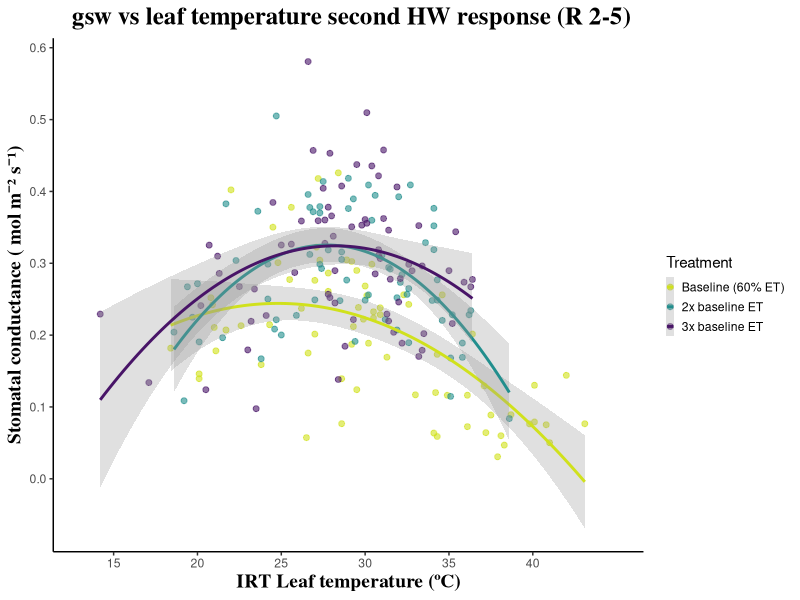
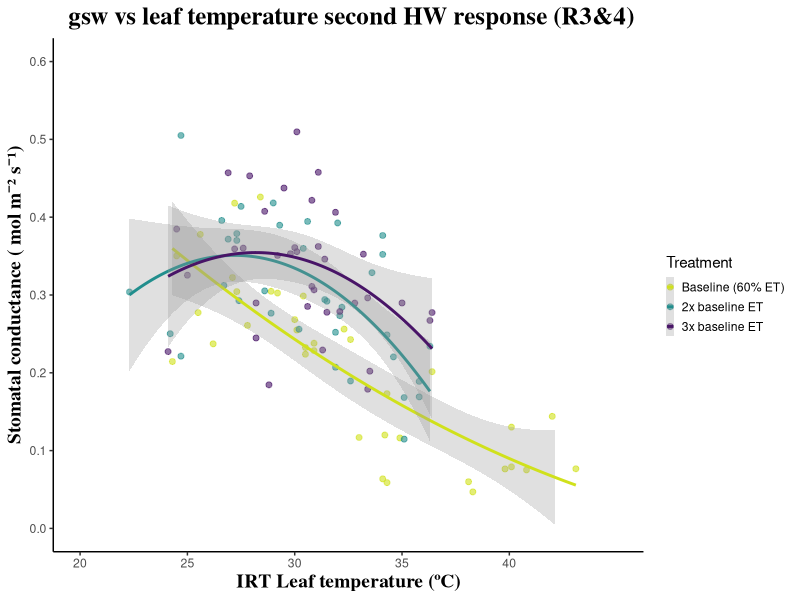
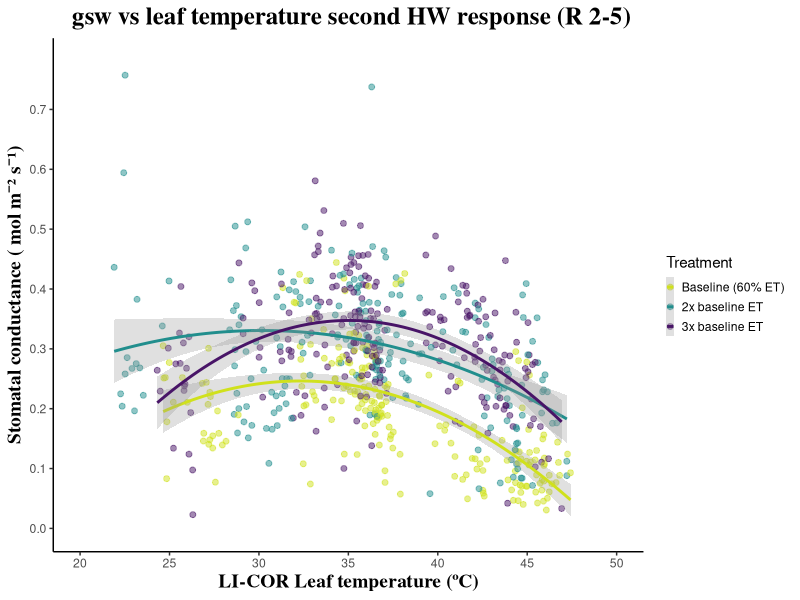
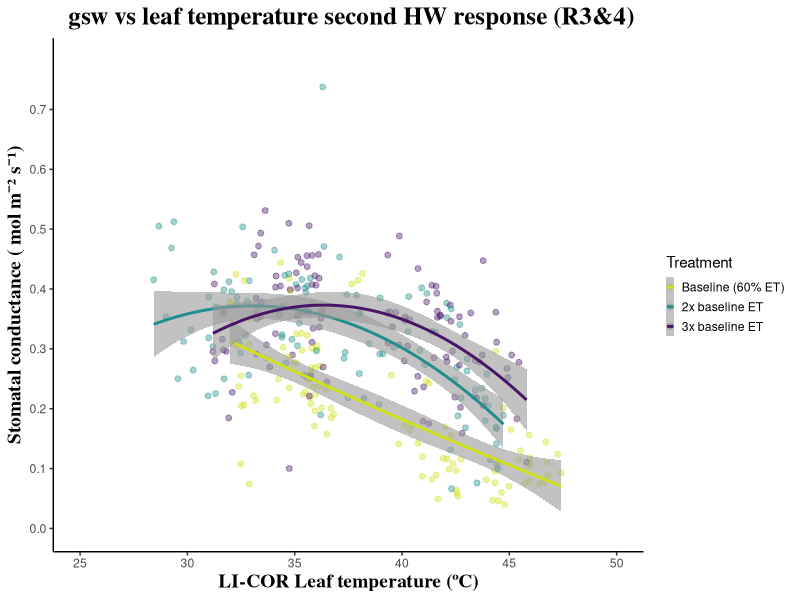

Write the R code that produced these figures, in order. (Note: this script raises an error after producing the figures.)
library(grDevices)
library(tidyverse)
library(lubridate)
library(ggplot2)

diurnals_borden_hills_2019 <-read.csv("data_output/diurnals_2019_old_and_new_blocks_cleaned_no_NAs.csv", header = TRUE)

diurnals_borden_hills_2019$round<-format(diurnals_borden_hills_2019$round)
diurnals_borden_hills_2019$round<-as.numeric(as.factor(diurnals_borden_hills_2019$round))

str(diurnals_borden_hills_2019$round)

str(diurnals_borden_hills_2019)

diurnals_2019_gsw_vs_leafT <- diurnals_borden_hills_2019 %>%
  mutate(time = hhmmss) %>%
  select(-hhmmss) %>%
  filter(!is.na(time)) %>%
  filter(!is.na(leaf_temp_C)) %>%
  filter(!leaf_temp_C == "-")


diurnals_2019_gsw_vs_leafT$time<- format(strptime(diurnals_2019_gsw_vs_leafT$time,"%H:%M:%S"), format = "%H:%M", tz = "America_Los_Angeles")

diurnals_2019_gsw_vs_leafT$datetime <- paste(diurnals_2019_gsw_vs_leafT$date, " ", diurnals_2019_gsw_vs_leafT$time, sep = "")

glimpse(diurnals_2019_gsw_vs_leafT) 

diurnals_2019_gsw_vs_leafT$datetime <- mdy_hm(diurnals_2019_gsw_vs_leafT$datetime, tz = "UTC")

str(diurnals_2019_gsw_vs_leafT)

tz(diurnals_2019_gsw_vs_leafT$datetime)

tz(diurnals_2019_gsw_vs_leafT$time)

diurnals_2019_gsw_vs_leafT$leaf_temp_C <- format(diurnals_2019_gsw_vs_leafT $leaf_temp_C)
diurnals_2019_gsw_vs_leafT$leaf_temp_C<-as.numeric(diurnals_2019_gsw_vs_leafT$leaf_temp_C)

str(diurnals_2019_gsw_vs_leafT$datetime)

str(diurnals_2019_gsw_vs_leafT$leaf_temp_C)
####Plotting  A vs IRT leaf T FISRT HW round 2-5 ####

diurnals_2019_gsw_vs_leafT_second_HW<- diurnals_2019_gsw_vs_leafT %>%
  filter(!is.na(leaf_temp_C)) %>%
  select(datetime, day, leaf_temp_C, gsw, pixel_number, round, treatment, Rep, BH_Leaf, BH_Block, BH_Vine) %>%
  filter(day < 233) %>%
  filter(day > 214) %>%
  filter(gsw < 1)

write.csv(diurnals_2019_gsw_vs_leafT_second_HW,"data_output/diurnals_2019_gsw_vs_leafT_second_HW")

str(diurnals_2019_gsw_vs_leafT_second_HW$leaf_temp_C)

se <- function(x) sqrt(var(x)/length(x))


diurnals_2019_gsw_vs_leafT_second_HW$treatment<-format(diurnals_2019_gsw_vs_leafT_second_HW$treatment)
as.character(diurnals_2019_gsw_vs_leafT_second_HW$treatment)

diurnals_2019_gsw_vs_leafT_second_HW$treatment<- reorder(diurnals_2019_gsw_vs_leafT_second_HW$treatment, diurnals_2019_gsw_vs_leafT_second_HW$leaf_temp_C)

str(diurnals_2019_gsw_vs_leafT_second_HW$treatment)

diurnals_2019_gsw_vs_leafT_second_HW$Rep<-format(diurnals_2019_gsw_vs_leafT_second_HW$Rep)
as.character(diurnals_2019_gsw_vs_leafT_second_HW$Rep)

diurnals_2019_gsw_vs_leafT_second_HW$treatment<-format(diurnals_2019_gsw_vs_leafT_second_HW$treatment)
as.character(diurnals_2019_gsw_vs_leafT_second_HW$treatment)

str(diurnals_2019_gsw_vs_leafT_second_HW$treatment)



## Plot second HW RESPONSE
gsw_vs_leafT_IRT_second_HW <-ggplot(diurnals_2019_gsw_vs_leafT_second_HW, aes(leaf_temp_C, gsw, group = treatment, color = treatment)) +
  geom_point(alpha =0.6, size = 1.7 ) + 
  stat_smooth(aes(y = gsw, group = treatment, color = treatment),method = "lm", formula = y ~ x + I(x^2), size = 1, alpha =0.3) +
  theme_classic() +
  scale_colour_viridis_d(direction = -1, begin = 0.05, end = 0.93, name = "Treatment", labels = c("Baseline (60% ET)", "2x baseline ET", "3x baseline ET"))+
  ylab ("Stomatal conductance ( mol m⁻² s⁻¹)") +
  ggtitle( " gsw vs leaf temperature second HW response (R 2-5)") +
  theme(plot.title = element_text(hjust = 0.5, size = 18, face = "bold", family = "serif")) +
  xlab("IRT Leaf temperature (ºC)") +
  theme(axis.title.y = element_text(size=14, face = "bold", family = "serif")) +
  theme(axis.title.x = element_text(size=14,face = "bold", family = "serif")) +
  theme(legend.key.size = unit (0.5, "cm")) +
  theme(legend.key.width = unit(0.2,"cm"))+
  theme(legend.justification = "center")+
  theme(legend.position = "right") +
  theme(legend.title.align = 0)+
  scale_x_continuous(breaks=seq(15,40,5), limits = c (13,45)) +
  scale_y_continuous(breaks=seq(0,0.6,0.1))


ggsave(gsw_vs_leafT_IRT_second_HW, filename = "figures/gsw_vs_leafT_IRT_second_HW.pdf", device = cairo_pdf, 
       width = 8, height = 6)
####Plotting  A vs IRT leaf T FISRT HW round 3-4 ####

diurnals_2019_gsw_vs_leafT_second_HW_R_3_4<- diurnals_2019_gsw_vs_leafT %>%
  filter(!is.na(leaf_temp_C)) %>%
  select(datetime, day, leaf_temp_C, gsw, pixel_number, round, treatment, Rep, BH_Leaf, BH_Block, BH_Vine) %>%
  filter(day < 233) %>%
  filter(day > 214) %>%
  filter(round > 2 ) %>%
  filter(round < 5)


str(diurnals_2019_gsw_vs_leafT_second_HW_R_3_4$leaf_temp_C)

diurnals_2019_gsw_vs_leafT_second_HW_R_3_4$treatment<-format(diurnals_2019_gsw_vs_leafT_second_HW_R_3_4$treatment)
as.character(diurnals_2019_gsw_vs_leafT_second_HW_R_3_4$treatment)

diurnals_2019_gsw_vs_leafT_second_HW_R_3_4$treatment<- reorder(diurnals_2019_gsw_vs_leafT_second_HW_R_3_4$treatment, diurnals_2019_gsw_vs_leafT_second_HW_R_3_4$leaf_temp_C)

str(diurnals_2019_gsw_vs_leafT_second_HW_R_3_4$treatment)

diurnals_2019_gsw_vs_leafT_second_HW_R_3_4$Rep<-format(diurnals_2019_gsw_vs_leafT_second_HW_R_3_4$Rep)
as.character(diurnals_2019_gsw_vs_leafT_second_HW_R_3_4$Rep)

str(diurnals_2019_gsw_vs_leafT_second_HW_R_3_4$treatment)

diurnals_2019_gsw_vs_leafT_second_HW_R_3_4$treatment<-format(diurnals_2019_gsw_vs_leafT_second_HW_R_3_4$treatment)
as.character(diurnals_2019_gsw_vs_leafT_second_HW_R_3_4$treatment)

## Plot second HW RESPONSE
gsw_vs_leafT_IRT_second_HW_r_3_4 <-ggplot(diurnals_2019_gsw_vs_leafT_second_HW_R_3_4, aes(leaf_temp_C, gsw, group = treatment, color = treatment)) +
  geom_point(alpha =0.6, size = 1.7 ) + 
  stat_smooth(aes(y = gsw, group = treatment, color = treatment),method = "lm", formula = y ~ x + I(x^2), size = 1, alpha =0.3) +
  theme_classic() +
  scale_colour_viridis_d(direction = -1, begin = 0.05, end = 0.93, name = "Treatment", labels = c("Baseline (60% ET)", "2x baseline ET", "3x baseline ET"))+
  ylab ("Stomatal conductance ( mol m⁻² s⁻¹)") +
  ggtitle( " gsw vs leaf temperature second HW response (R3&4)") +
  theme(plot.title = element_text(hjust = 0.5, size = 18, face = "bold", family = "serif")) +
  xlab("IRT Leaf temperature (ºC)") +
  theme(axis.title.y = element_text(size=14, face = "bold", family = "serif")) +
  theme(axis.title.x = element_text(size=14,face = "bold", family = "serif")) +
  theme(legend.key.size = unit (0.5, "cm")) +
  theme(legend.key.width = unit(0.2,"cm"))+
  theme(legend.justification = "center")+
  theme(legend.position = "right") +
  theme(legend.title.align = 0)+
  scale_x_continuous(breaks=seq(20,40,5), limits = c (20,45)) +
  scale_y_continuous(breaks=seq(0,0.6,0.1), limits = c (0,0.6))

ggsave(gsw_vs_leafT_IRT_second_HW_r_3_4, filename = "figures/gsw_vs_leafT_IRT_second_HW_r_3_4.pdf", device = cairo_pdf, 
       width = 8, height = 6)

####Plotting  A vs LICOR leaf T FISRT HW round 2-5 ####

diurnals_2019_gsw_vs_leafT_licor_second_HW_r_2_5<- diurnals_borden_hills_2019 %>%
  filter(!is.na(Tleaf)) %>%
  select( day, Tleaf, gsw, pixel_number, round, treatment, Rep, BH_Leaf, BH_Block, BH_Vine) %>%
  filter(day < 233) %>%
  filter(day > 214) %>%
  filter(round > 1) %>%
  filter(gsw < 1)

str(diurnals_2019_gsw_vs_leafT_licor_second_HW_r_2_5$Tleaf)


diurnals_2019_gsw_vs_leafT_licor_second_HW_r_2_5$treatment<-format(diurnals_2019_gsw_vs_leafT_licor_second_HW_r_2_5$treatment)
as.character(diurnals_2019_gsw_vs_leafT_licor_second_HW_r_2_5$treatment)

diurnals_2019_gsw_vs_leafT_licor_second_HW_r_2_5$treatment<- reorder(diurnals_2019_gsw_vs_leafT_licor_second_HW_r_2_5$treatment, diurnals_2019_gsw_vs_leafT_licor_second_HW_r_2_5$Tleaf)

str(diurnals_2019_gsw_vs_leafT_licor_second_HW_r_2_5$treatment)

diurnals_2019_gsw_vs_leafT_licor_second_HW_r_2_5$Rep<-format(diurnals_2019_gsw_vs_leafT_licor_second_HW_r_2_5$Rep)
as.character(diurnals_2019_gsw_vs_leafT_licor_second_HW_r_2_5$Rep)

diurnals_2019_gsw_vs_leafT_licor_second_HW_r_2_5$treatment<-format(diurnals_2019_gsw_vs_leafT_licor_second_HW_r_2_5$treatment)
as.character(diurnals_2019_gsw_vs_leafT_licor_second_HW_r_2_5$treatment)

str(diurnals_2019_gsw_vs_leafT_licor_second_HW_r_2_5$treatment)


## Plot second HW RESPONSE
gsw_vs_leafT_licor_second_HW_r_2_5 <-ggplot(diurnals_2019_gsw_vs_leafT_licor_second_HW_r_2_5, aes(Tleaf, gsw, group = treatment, color = treatment)) +
  geom_point(alpha =0.5, size = 1.7 ) + 
  stat_smooth(aes(y = gsw, group = treatment, color = treatment),method = "lm", formula = y ~ x + I(x^2), size = 1, alpha =0.3) +
  theme_classic() +
  scale_colour_viridis_d(direction = -1, begin = 0.05, end = 0.93, name = "Treatment", labels = c("Baseline (60% ET)", "2x baseline ET", "3x baseline ET"))+
  ylab ("Stomatal conductance ( mol m⁻² s⁻¹)") +
  ggtitle( " gsw vs leaf temperature second HW response (R 2-5)") +
  theme(plot.title = element_text(hjust = 0.5, size = 18, face = "bold", family = "serif")) +
  xlab("LI-COR Leaf temperature (ºC)") +
  theme(axis.title.y = element_text(size=14, face = "bold", family = "serif")) +
  theme(axis.title.x = element_text(size=14,face = "bold", family = "serif")) +
  theme(legend.key.size = unit (0.5, "cm")) +
  theme(legend.key.width = unit(0.2,"cm"))+
  theme(legend.justification = "center")+
  theme(legend.position = "right") +
  theme(legend.title.align = 0)+
  scale_x_continuous(breaks=seq(20,50,5), limits = c (20,50)) +
  scale_y_continuous(breaks=seq(0,0.7,0.1), limits = c (0,0.78))

ggsave(gsw_vs_leafT_licor_second_HW_r_2_5, filename = "figures/gsw_vs_leafT_licor_second_HW_r_2_5.pdf", device = cairo_pdf, 
       width = 8, height = 6)


####Plotting  A vs LICOR leaf T FISRT HW round 3-4 ####

diurnals_2019_gsw_vs_leafT_licor_second_HW_r_3_4<- diurnals_borden_hills_2019 %>%
  filter(!is.na(Tleaf)) %>%
  select( day, Tleaf, gsw, pixel_number, round, treatment, Rep, BH_Leaf, BH_Block, BH_Vine) %>%
  filter(day < 233) %>%
  filter(day > 214) %>%
  filter(round > 2) %>%
  filter(round < 5)

str(diurnals_2019_gsw_vs_leafT_licor_second_HW_r_3_4$Tleaf)


diurnals_2019_gsw_vs_leafT_licor_second_HW_r_3_4$treatment<-format(diurnals_2019_gsw_vs_leafT_licor_second_HW_r_3_4$treatment)
as.character(diurnals_2019_gsw_vs_leafT_licor_second_HW_r_3_4$treatment)

diurnals_2019_gsw_vs_leafT_licor_second_HW_r_3_4$treatment<- reorder(diurnals_2019_gsw_vs_leafT_licor_second_HW_r_3_4$treatment, diurnals_2019_gsw_vs_leafT_licor_second_HW_r_3_4$Tleaf)

str(diurnals_2019_gsw_vs_leafT_licor_second_HW_r_3_4$treatment)

diurnals_2019_gsw_vs_leafT_licor_second_HW_r_3_4$Rep<-format(diurnals_2019_gsw_vs_leafT_licor_second_HW_r_3_4$Rep)
as.character(diurnals_2019_gsw_vs_leafT_licor_second_HW_r_3_4$Rep)

diurnals_2019_gsw_vs_leafT_licor_second_HW_r_3_4$treatment<-format(diurnals_2019_gsw_vs_leafT_licor_second_HW_r_3_4$treatment)
as.character(diurnals_2019_gsw_vs_leafT_licor_second_HW_r_3_4$treatment)

str(diurnals_2019_gsw_vs_leafT_licor_second_HW_r_3_4$treatment)


## Plot second HW RESPONSE
gsw_vs_leafT_licor_second_HW_r_3_4 <-ggplot(diurnals_2019_gsw_vs_leafT_licor_second_HW_r_3_4, aes(Tleaf, gsw, group = treatment, color = treatment)) +
  geom_point(alpha =0.4, size = 1.7 ) + 
  stat_smooth(aes(y = gsw, group = treatment, color = treatment),method = "lm", formula = y ~ x + I(x^2), size = 1, alpha =0.6) +
  theme_classic() +
  scale_colour_viridis_d(direction = -1, begin = 0.05, end = 0.93, name = "Treatment", labels = c("Baseline (60% ET)", "2x baseline ET", "3x baseline ET"))+
  ylab ("Stomatal conductance ( mol m⁻² s⁻¹)") +
  ggtitle( " gsw vs leaf temperature second HW response (R3&4)") +
  theme(plot.title = element_text(hjust = 0.5, size = 18, face = "bold", family = "serif")) +
  xlab("LI-COR Leaf temperature (ºC)") +
  theme(axis.title.y = element_text(size=14, face = "bold", family = "serif")) +
  theme(axis.title.x = element_text(size=14,face = "bold", family = "serif")) +
  theme(legend.key.size = unit (0.5, "cm")) +
  theme(legend.key.width = unit(0.2,"cm"))+
  theme(legend.justification = "center")+
  theme(legend.position = "right") +
  theme(legend.title.align = 0)+
  scale_x_continuous(breaks=seq(25,50,5), limits = c (25,50)) +
  scale_y_continuous(breaks=seq(0,0.7,0.1), limits = c (0,0.78))

ggsave(gsw_vs_leafT_licor_second_HW_r_3_4, filename = "figures/gsw_vs_leafT_licor_second_HW_r_3_4.pdf", device = cairo_pdf, 
       width = 8, height = 6)
#### pLOTTING WITH AVERAGE temp LICOR and A per vine !!!! ####


diurnals_2019_gsw_vs_leafT_licor_second_HW_r_2_5<- diurnals_borden_hills_2019 %>%
  filter(!is.na(Tleaf)) %>%
  select( day, Tleaf, gsw, pixel_number, round, treatment, Rep, BH_Leaf, BH_Block, BH_Vine) %>%
  filter(day < 233) %>%
  filter(day > 214) %>%
  filter(round > 1) %>%
  filter(gsw < 1)

str(diurnals_2019_gsw_vs_leafT_licor_second_HW_r_2_5$Tleaf)


diurnals_2019_gsw_vs_leafT_licor_second_HW_r_2_5$treatment<-format(diurnals_2019_gsw_vs_leafT_licor_second_HW_r_2_5$treatment)
as.character(diurnals_2019_gsw_vs_leafT_licor_second_HW_r_2_5$treatment)

diurnals_2019_gsw_vs_leafT_licor_second_HW_r_2_5$treatment<- reorder(diurnals_2019_gsw_vs_leafT_licor_second_HW_r_2_5$treatment, diurnals_2019_gsw_vs_leafT_licor_second_HW_r_2_5$Tleaf)

str(diurnals_2019_gsw_vs_leafT_licor_second_HW_r_2_5$treatment)

diurnals_2019_gsw_vs_leafT_licor_second_HW_r_2_5$Rep<-format(diurnals_2019_gsw_vs_leafT_licor_second_HW_r_2_5$Rep)
as.character(diurnals_2019_gsw_vs_leafT_licor_second_HW_r_2_5$Rep)

diurnals_2019_gsw_vs_leafT_licor_second_HW_r_2_5$treatment<-format(diurnals_2019_gsw_vs_leafT_licor_second_HW_r_2_5$treatment)
as.character(diurnals_2019_gsw_vs_leafT_licor_second_HW_r_2_5$treatment)

str(diurnals_2019_gsw_vs_leafT_licor_second_HW_r_2_5$treatment)


diurnals_2019_gsw_vs_leafT_licor_second_HW_r_2_5_avg <-diurnals_2019_gsw_vs_leafT_licor_second_HW_r_2_5 %>%
  group_by(treatment,pixel_number,BH_Vine, BH_Block, day, round) %>%
  summarize(avg_gsw = mean(gsw), avg_Tleaf = mean(Tleaf))

## Plot second HW RESPONSE

gsw_vs_leafT_licor_second_HW_r_2_5_avg <-ggplot(diurnals_2019_gsw_vs_leafT_licor_second_HW_r_2_5_avg, aes(avg_Tleaf, avg_gsw, group = treatment, color = treatment)) +
  geom_point(alpha =0.5, size = 1.7 ) + 
  stat_smooth(aes(y = avg_gsw, group = treatment, color = treatment),method = "lm", formula = y ~ x + I(x^2), size = 1, alpha =0.3) +
  stat_regline_equation(
    aes(label =  paste(..eq.label.., ..adj.rr.label.., sep = "~")),
    formula = y ~ x + I(x^2), size = 3.5
  ) +
  theme_classic() +
  scale_colour_viridis_d(direction = -1, begin = 0.05, end = 0.93, name = "Treatment", labels = c("Baseline (60% ET)", "2x baseline ET", "3x baseline ET"))+
  ylab ("gsw ( mol m⁻² s⁻¹)") +
  ggtitle( " gsw vs leaf temperature second HW response (R 2-5/vine)") +
  theme(plot.title = element_text(hjust = 0.5, size = 18, face = "bold", family = "serif")) +
  xlab("LI-COR Leaf temperature (ºC)") +
  theme(axis.title.y = element_text(size=14, face = "bold", family = "serif")) +
  theme(axis.title.x = element_text(size=14,face = "bold", family = "serif")) +
  theme(legend.key.size = unit (0.5, "cm")) +
  theme(legend.key.width = unit(0.2,"cm"))+
  theme(legend.justification = "center")+
  theme(legend.position = "right") +
  theme(legend.title.align = 0)+
  scale_x_continuous(breaks=seq(20,50,5), limits = c (20,50)) +
  scale_y_continuous(breaks=seq(0,0.7,0.1), limits = c (0,0.78))

ggsave(gsw_vs_leafT_licor_second_HW_r_2_5_avg, filename = "figures/gsw_vs_leafT_licor_second_HW_r_2_5_avg.pdf", device = cairo_pdf, 
       width = 8, height = 6)
